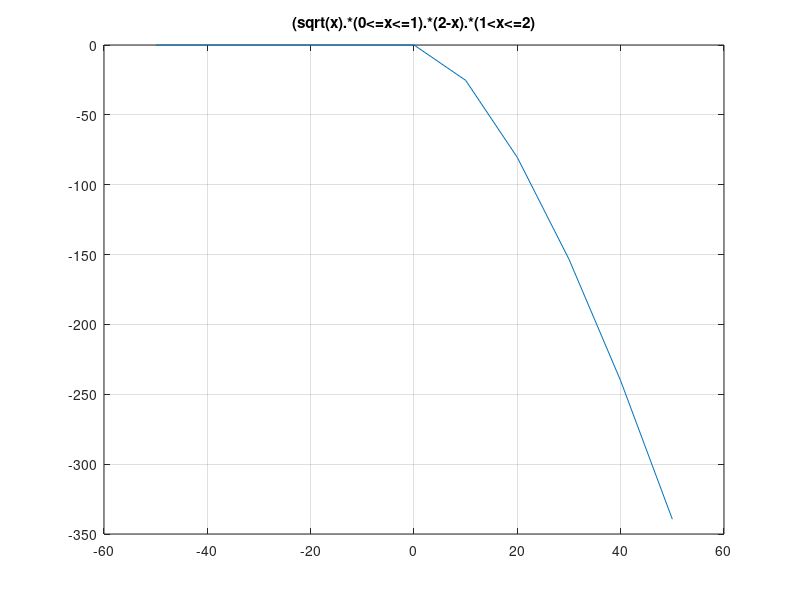

Reproduce this figure in MATLAB.
% Octave Script
% Title         :Grafica 10
% Author        :Kevin Yoan Calderón García
% Description   :Script para graficar una funcion
% Date          :28/10/2021
% Version       :1
% Usage         :octave
%               :
%               :Requiere de octave

clear
% Dominio de la funcion
x = -50:10:50;
fx = (sqrt(x)).*(0<=x<=1).*(2-x).*(1<x<=2)
% Funcion a plotear
plot(x, fx)
grid on;
title (["(sqrt(x).*(0<=x<=1).*(2-x).*(1<x<=2)"]); 
